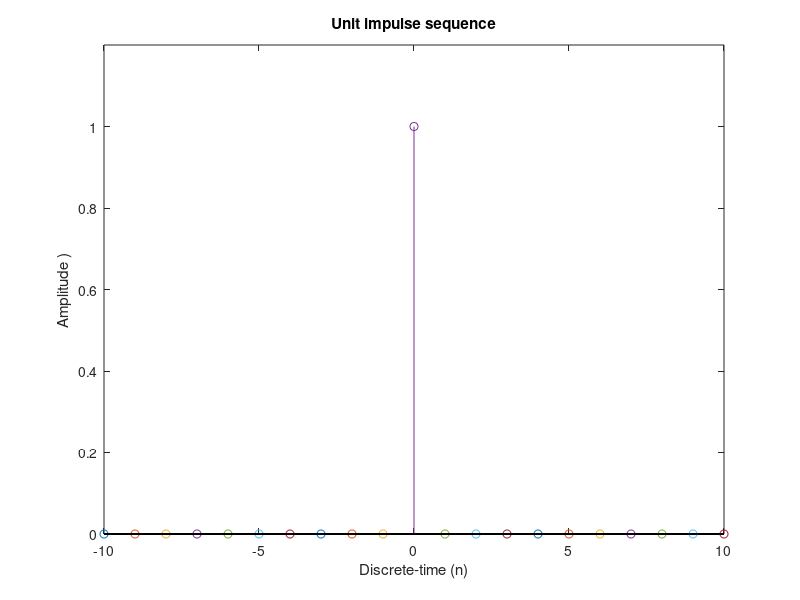

Here is the MATLAB script that generated this plot:
clc;
clear all;
close all;
for n = -10:1:10
    if n == 0
        i = 1;
    else
        i = 0;
    end
    stem(n,i);
    hold on;
end
xlabel('Discrete-time (n)');
ylabel('Amplitude )');
title('Unit impulse sequence');
axis([-10 10, 0 1.2]);